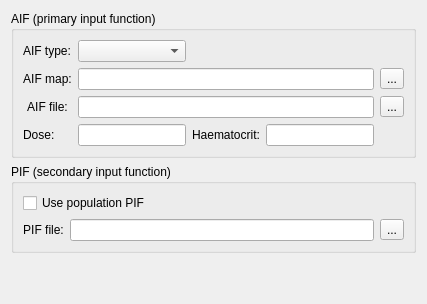
                 <widget class="QWidget" name="vascularTab">
                  <attribute name="title">
                   <string>Vascular input</string>
                  </attribute>
                  <layout class="QGridLayout" name="gridLayout_7">
                   <item row="1" column="0" colspan="5">
                    <widget class="QGroupBox" name="groupBox_4">
                     <property name="title">
                      <string>PIF (secondary input function)</string>
                     </property>
                     <layout class="QGridLayout" name="gridLayout_14">
                      <item row="0" column="0" colspan="2">
                       <widget class="QCheckBox" name="populationPIFCheckbox">
                        <property name="enabled">
                         <bool>true</bool>
                        </property>
                        <property name="text">
                         <string>Use population PIF</string>
                        </property>
                       </widget>
                      </item>
                      <item row="1" column="0">
                       <widget class="QLabel" name="brightnessLabel">
                        <property name="text">
                         <string>PIF file:</string>
                        </property>
                        <property name="alignment">
                         <set>Qt::AlignCenter</set>
                        </property>
                       </widget>
                      </item>
                      <item row="1" column="1">
                       <widget class="QLineEdit" name="autoPIFPathLineEdit"/>
                      </item>
                      <item row="1" column="2">
                       <widget class="QToolButton" name="autoPIFPathSelect">
                        <property name="text">
                         <string>...</string>
                        </property>
                       </widget>
                      </item>
                     </layout>
                    </widget>
                   </item>
                   <item row="0" column="0" colspan="5">
                    <widget class="QGroupBox" name="groupBox_3">
                     <property name="title">
                      <string>AIF (primary input function)</string>
                     </property>
                     <layout class="QGridLayout" name="gridLayout_13">
                      <item row="1" column="4">
                       <widget class="QToolButton" name="AIFmapSelect">
                        <property name="text">
                         <string>...</string>
                        </property>
                       </widget>
                      </item>
                      <item row="6" column="0">
                       <widget class="QLabel" name="label_7">
                        <property name="text">
                         <string>Dose:</string>
                        </property>
                       </widget>
                      </item>
                      <item row="6" column="2">
                       <widget class="QLabel" name="label_9">
                        <property name="text">
                         <string>Haematocrit:</string>
                        </property>
                       </widget>
                      </item>
                      <item row="6" column="3">
                       <widget class="QLineEdit" name="hctLineEdit">
                        <property name="baseSize">
                         <size>
                          <width>20</width>
                          <height>0</height>
                         </size>
                        </property>
                       </widget>
                      </item>
                      <item row="4" column="4">
                       <widget class="QToolButton" name="AIFfileSelect">
                        <property name="text">
                         <string>...</string>
                        </property>
                       </widget>
                      </item>
                      <item row="4" column="1" colspan="3">
                       <widget class="QLineEdit" name="AIFfileLineEdit"/>
                      </item>
                      <item row="1" column="1" colspan="3">
                       <widget class="QLineEdit" name="AIFmapLineEdit"/>
                      </item>
                      <item row="4" column="0">
                       <widget class="QLabel" name="contastLabel">
                        <property name="text">
                         <string>AIF file:</string>
                        </property>
                        <property name="alignment">
                         <set>Qt::AlignCenter</set>
                        </property>
                       </widget>
                      </item>
                      <item row="0" column="1">
                       <widget class="QComboBox" name="AIFtypeComboBox"/>
                      </item>
                      <item row="0" column="0">
                       <widget class="QLabel" name="label_13">
                        <property name="text">
                         <string>AIF type:</string>
                        </property>
                       </widget>
                      </item>
                      <item row="1" column="0">
                       <widget class="QLabel" name="contastLabel_2">
                        <property name="text">
                         <string>AIF map:</string>
                        </property>
                        <property name="alignment">
                         <set>Qt::AlignCenter</set>
                        </property>
                       </widget>
                      </item>
                      <item row="6" column="1">
                       <widget class="QLineEdit" name="doseLineEdit"/>
                      </item>
                     </layout>
                    </widget>
                   </item>
                   <item row="4" column="2">
                    <spacer name="verticalSpacer_4">
                     <property name="orientation">
                      <enum>Qt::Vertical</enum>
                     </property>
                     <property name="sizeHint" stdset="0">
                      <size>
                       <width>20</width>
                       <height>40</height>
                      </size>
                     </property>
                    </spacer>
                   </item>
                  </layout>
                 </widget>
